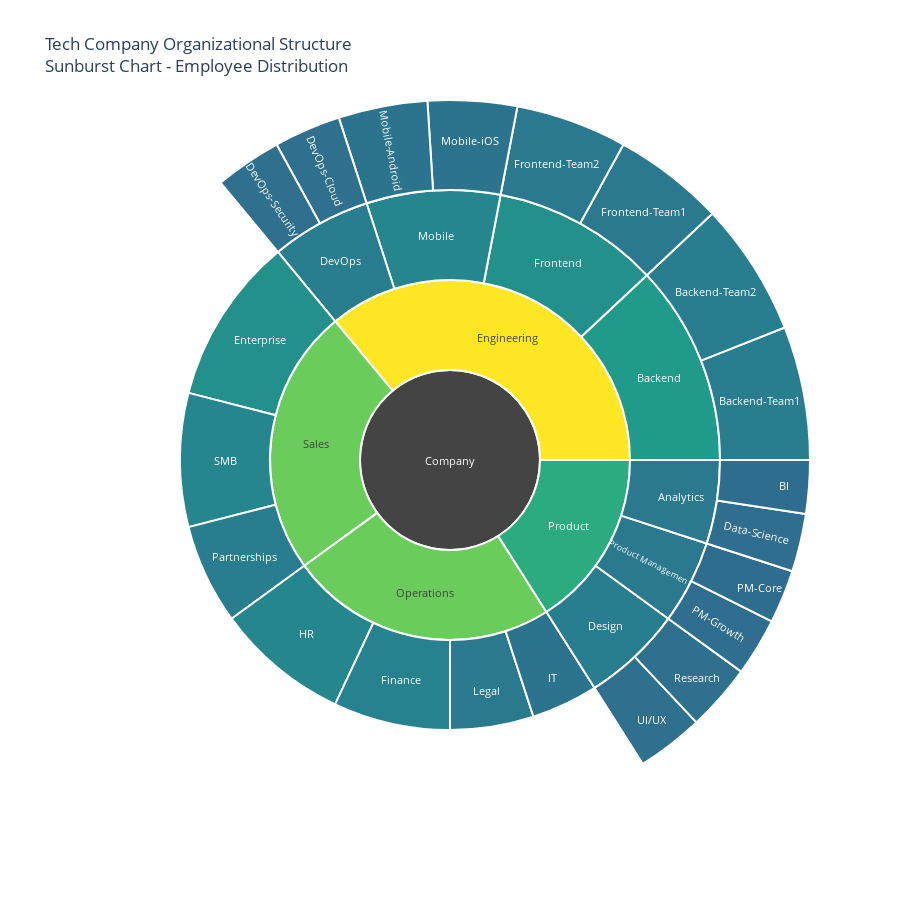

Here is the notebook cell this chart was saved with:
### Markdown cell above
## Part 3b – Sunburst Chart (Organizational Structure)

Visualización de la estructura organizacional de una empresa tecnológica usando el dataset `org_structure.csv`.

### Code cell
# ============================================================================
# PART 3B: SUNBURST CHART - ESTRUCTURA ORGANIZACIONAL
# ============================================================================

print("=== PART 3B: SUNBURST CHART - ORGANIZATIONAL STRUCTURE ===")

# Cargar datos de estructura organizacional
org_structure = pd.read_csv("org_structure.csv")
print(f"Datos de estructura organizacional cargados: {len(org_structure)} unidades")

# Verificar estructura de datos
print(f"Columnas: {list(org_structure.columns)}")
print(f"Primeras 5 filas:")
print(org_structure.head())

# Crear Sunburst Chart para estructura organizacional
print("\nGenerando Sunburst Chart para estructura organizacional...")
fig = go.Figure(go.Sunburst(
    labels=org_structure['labels'],
    parents=org_structure['parents'],
    values=org_structure['values'],
    branchvalues="total",
    marker=dict(
        colorscale='Viridis',
        cmid=50,
        line=dict(color='white', width=2)
    ),
    hovertemplate='<b>%{label}</b><br>Employees: %{value}<br>Percentage: %{percentParent:.1%}<extra></extra>',
    textfont=dict(size=11)
))

fig.update_layout(
    title='Tech Company Organizational Structure<br>Sunburst Chart - Employee Distribution',
    width=900,
    height=900,
    font=dict(size=12)
)

fig.show()

print(" Sunburst Chart organizacional generado correctamente")

# Análisis de la estructura organizacional
print("\n ANÁLISIS DE ESTRUCTURA ORGANIZACIONAL:")
total_employees = org_structure[org_structure['parents'] == '']['values'].sum()
print(f"Total de empleados: {total_employees}")

# Distribución por departamento principal
main_depts = org_structure[org_structure['parents'] == 'Company']
print(f"\nDistribución por Departamento Principal:")
for _, dept in main_depts.iterrows():
    percentage = (dept['values'] / total_employees) * 100
    print(f"- {dept['labels']}: {dept['values']} empleados ({percentage:.1f}%)")

# Análisis de subdepartamentos
print(f"\n INTERPRETACIÓN DE LA ESTRUCTURA:")
print("- El centro representa la empresa completa")
print("- Cada anillo muestra un nivel jerárquico (Departamento → Equipo)")
print("- El tamaño de los segmentos es proporcional al número de empleados")
print("- Permite identificar rápidamente la distribución de recursos humanos")
print("- Facilita la navegación por la estructura organizacional")

### Figure 1 — Plotly figure (JSON) as saved in the notebook; plotly's stock layout.template omitted (floating-point values rounded to 4 significant figures)
{"data": [{"branchvalues": "total", "hovertemplate": "<b>%{label}</b><br>Employees: %{value}<br>Percentage: %{percentParent:.1%}<extra></extra>", "labels": ["Engineering", "Product", "Sales", "Operations", "Backend", "Frontend", "Mobile", "DevOps", "Design", "Product Management", "Analytics", "Enterprise", "SMB", "Partnerships", "HR", "Finance", "Legal", "IT", "Backend-Team1", "Backend-Team2", "Frontend-Team1", "Frontend-Team2", "Mobile-iOS", "Mobile-Android", "DevOps-Cloud", "DevOps-Security", "UI/UX", "Research", "PM-Core", "PM-Growth", "Data-Science", "BI"], "marker": {"cmid": 50, "colorscale": [[0, "#440154"], [0.1111, "#482878"], [0.2222, "#3e4989"], [0.3333, "#31688e"], [0.4444, "#26828e"], [0.5556, "#1f9e89"], [0.6667, "#35b779"], [0.7778, "#6ece58"], [0.8889, "#b5de2b"], [1, "#fde725"]], "line": {"color": "white", "width": 2}}, "parents": ["Company", "Company", "Company", "Company", "Engineering", "Engineering", "Engineering", "Engineering", "Product", "Product", "Product", "Sales", "Sales", "Sales", "Operations", "Operations", "Operations", "Operations", "Backend", "Backend", "Frontend", "Frontend", "Mobile", "Mobile", "DevOps", "DevOps", "Design", "Design", "Product Management", "Product Management", "Analytics", "Analytics"], "textfont": {"size": 11}, "type": "sunburst", "values": [180, 80, 120, 120, 60, 50, 40, 30, 30, 25, 25, 50, 40, 30, 40, 35, 25, 20, 30, 30, 25, 25, 20, 20, 15, 15, 15, 15, 12, 13, 13, 12]}], "layout": {"font": {"size": 12}, "height": 900, "title": {"text": "Tech Company Organizational Structure<br>Sunburst Chart - Employee Distribution"}, "width": 900}}
